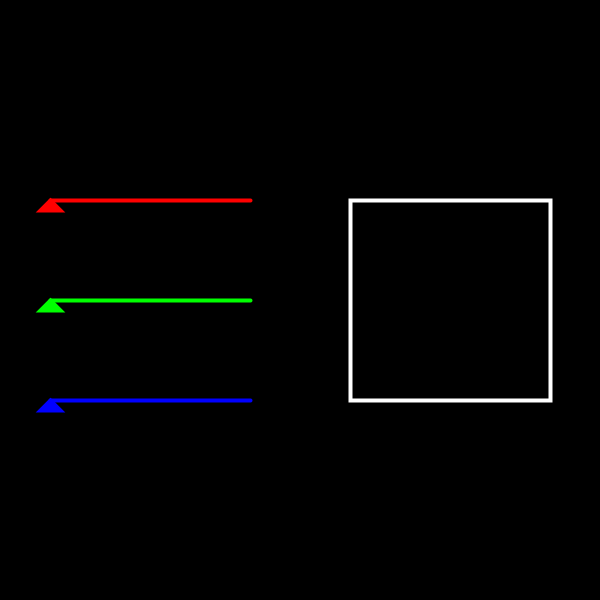
Frame 1 (no input)
Frame 60 (the mouse pressed at the canvas centre just before this capture): identical to frame 1, image omitted
Frame 120 (the mouse held since frame 60 and released just before this capture): identical to frame 1, image omitted

The Processing sketch that drew this single still picture (run headless with seeded random() and noise(); from frame 60 on, the mouse is pressed at the canvas centre):

// Processing sketch: ColourMixerExample
// ── ColourMixerExample.pde
// Debug flag
final boolean DEBUG = true;

// Declare references to three sliders
Slider redSlider, greenSlider, blueSlider;

// Setup method
void setup() {
  // Set sketch size
  size(600, 600);
  // Create red slider
  redSlider=createSlider(150, 200, #FF0000);
  //if (DEBUG) println( redSlider );
  // Create green slider
  greenSlider=createSlider(150, 300, #00FF00);
  // Create blue slider
  blueSlider=createSlider(150, 400, #0000FF);
}

// Helper function for the setup() method to create a slider
public Slider createSlider(float x, float y, color colour) {
  Slider result=new Slider();
  result.minValue = 0;
  result.maxValue = 255;
  result.x = x;
  result.y = y;
  result.size = 200;
  result.colour = colour;
  result.setValue(0);
  return result;
}


// Draw method
void draw() {
  // Clear background
  background(0);
  // Draw the sliders
  redSlider.draw();
  blueSlider.draw();
  greenSlider.draw();
  // Draw the colour box
  stroke(255);
  fill( color( redSlider.getValue(), greenSlider.getValue(), blueSlider.getValue() ) );
  rectMode(CENTER);
  rect(450, 300, 200, 200);
  // Draw the HUD
  //if (DEBUG)
  //  drawHUD();
}

// Mouse events -- pass them all straight on to the sliders

void mousePressed() {
  redSlider.clickStart(mouseX, mouseY);
  greenSlider.clickStart(mouseX, mouseY);
  blueSlider.clickStart(mouseX, mouseY);
}

void mouseDragged() {
  redSlider.clickDrag(mouseX, mouseY);
  greenSlider.clickDrag(mouseX, mouseY);
  blueSlider.clickDrag(mouseX, mouseY);
}

void mouseReleased() {
  redSlider.clickEnd(mouseX, mouseY);
  greenSlider.clickEnd(mouseX, mouseY);
  blueSlider.clickEnd(mouseX, mouseY);
}

// A HUD method to assist debugging
void drawHUD() {
  textAlign(CENTER, CENTER);
  fill(255);
  text("red="+redSlider.currentValue, 100, 500);
  text("blue="+blueSlider.currentValue, 300, 500);
  text("green="+greenSlider.currentValue, 500, 500);
}


// ── Slider.pde
class Slider {

  // Min and max values selectable using the slider
  // Assumes that minValue<maxValue at all times!
  public float minValue=0, maxValue=100;

  // Position (center) of the slider on the screen
  public float x, y;

  // Size (width) of the slider
  public float size = width/4;

  // Colour of the slider
  public color colour = #FFFFFF;

  // Current value of the slider
  // Note: this is private and accessible only through set/get
  // methods
  private float currentValue=50;

  // State of the slider -- is this slider being dragged?
  private boolean isBeingChanged=false;

  // Accessor methods for the slider's current value
  public float getValue() {
    return currentValue;
  }
  public void setValue(float val) {
    if (val<minValue) currentValue = minValue;
    else if (val>maxValue) currentValue = maxValue;
    else currentValue=val;
    //if (DEBUG) {
    //  println("setValue() called with val="+val+
    //    ", resulting in currentValue being set to "+currentValue);
    //}
  }


  // Helper method to compute the marker position
  private float computeMarkerPosition() {
    float markerPosition = (currentValue - minValue)/(maxValue - minValue);
    markerPosition *= size;
    markerPosition += minValue;
    markerPosition += (x - size/2);
    return markerPosition;
  }


  // Draw method
  public void draw() {
    // Set drawing parameters
    strokeWeight(4);
    stroke(colour);
    fill(colour);
    // Draw the line
    line(x - size/2, y, x + size/2, y);
    // Compute the marker position
    float markerPosition = computeMarkerPosition();
    // Draw the marker
    float markerSize = size/10;
    triangle(markerPosition, y, markerPosition-markerSize/2, y+markerSize/2, 
    markerPosition+markerSize/2, y+markerSize/2);
  }

  // Mouse events

  // If the click is close enough to the marker, then assume the user
  // wants to change value
  public void clickStart(float x, float y) {
    float markerPosition = computeMarkerPosition();  // get x position of marker
    if (x>=markerPosition-size/20 && x<=markerPosition+size/20)  // check x
      if (y>=this.y-10 && y<=this.y+10) {                        // check y
        isBeingChanged=true;
      }
  }

  // If the slider's value is being changed, then update the marker position
  // We must convert the x coordinate of the mouse to a range between min and max
  public void clickDrag(float x, float y) {
    if (isBeingChanged) {
      float minValueXCoordinate = this.x - size/2;
      float maxValueXCoordinate = this.x + size/2;
      float nextValue = (x - minValueXCoordinate)
        /(maxValueXCoordinate - minValueXCoordinate);
      nextValue *= (maxValue - minValue);
      nextValue += minValue;
      setValue(nextValue);
    }
  }

  // Ensure that the slider is no longer changing value
  public void clickEnd(float x, float y) {
    isBeingChanged = false;
  }

  // To string method
  public String toString() {
    String result = "This is a Slider";
    result+="\nminValue = "+minValue;
    result+="\nmaxValue = "+maxValue;
    result+="\ncurrentValue = "+currentValue;
    result+="\nx = "+x;
    result+="\ny = "+y;
    result+="\nsize = "+size;
    result+="\ncolour = "+colour;
    return result;
  }
}
